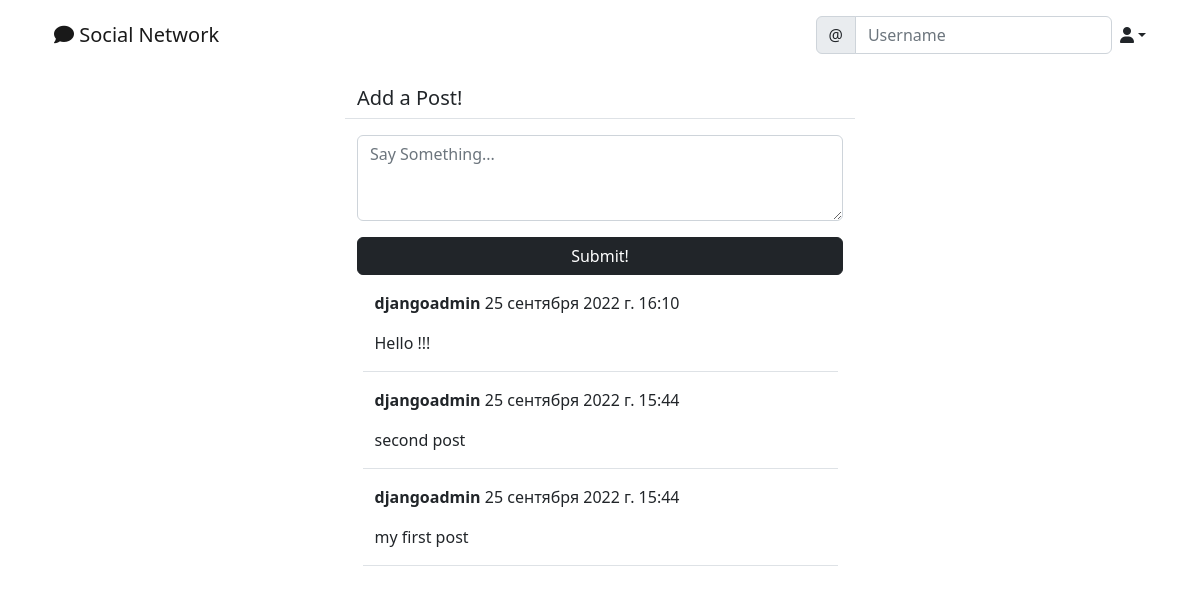
The app's page /social/ (signed in), older data.
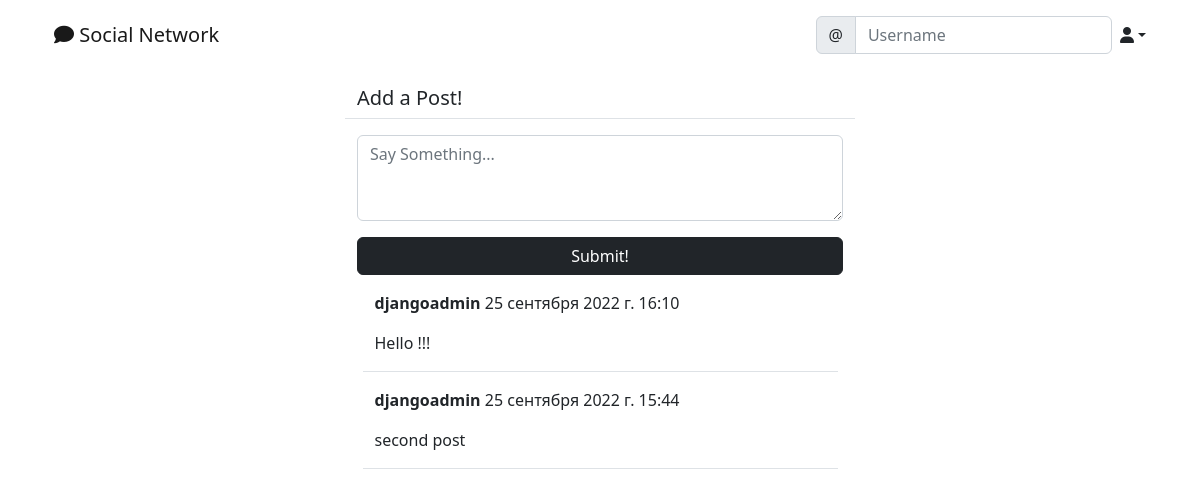
The same page, newer data.
### social/models.py (models this page shows)
class Post(models.Model):
    body = models.TextField()
    created_on = models.DateTimeField(auto_now_add=True)
    author = models.ForeignKey(User, on_delete=models.CASCADE)

### social/views.py (the view, shortened to what this page needs)
# urls.py: path('', PostListView.as_view(), name='post-list'),
class PostListView(LoginRequiredMixin, View):
    def get(self, request, *args, **kwargs):
        posts = Post.objects.all().order_by('-created_on')
        form = PostForm
        context = {
            'post_list':posts,
            'form' : form,
        }
        return render(request, template_name='social/post_list.html', context=context)

### social/templates/social/post_list.html (shortened to what this page needs)
{% extends 'landing/base.html' %}
{% load crispy_forms_tags %}
{% block content %}
<div class="row justify-content-center mt-3">
    <div class="col-md-5 col-sm-12 border-bottom">
        <h5>Add a Post!</h5>
    </div>
</div>
<div class="row justify-content-center mt-3">
    <div class="col-md-5 col-sm-12">
        <form method="POST">
            {{form | crispy}}
            <div class="d-grid gap-2 ">
                <button class="btn tn-outline-dark btn-dark mt-3">Submit!</button>
            </div>
        </form>
    </div>
</div>
<div class="container">
    {% for post in post_list %}
    <div class="row justify-content-center mt-3">
        <div class="col-md-5 col-sm-12 border-bottom position-relative">
            <p><strong>{{ post.author }}</strong> {{post.created_on}}</p>
            <p>{{ post.body }}</p>
        </div>
    </div>
    {% endfor %}
</div>
{% endblock content %}

Row changes from the older to the newer data that the page shows:
removed Post: author "djangoadmin", created_on "25 сентября 2022 г. 15:44", body "my first post"
